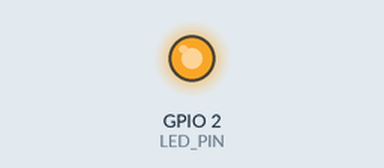
This program was run on a simulated ESP32. Parts: output pins drawn as LEDs (lit = HIGH). What the program prints to the serial monitor is not drawn.

Above: at 0.15 s.
At 8.88 s:
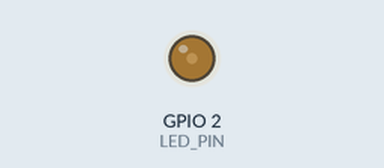
At 19.07 s:
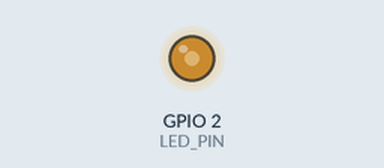
At 38.0 s:
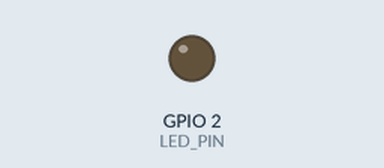
Timing chart, 0 to 40.0 s (numbered marks = the images above):
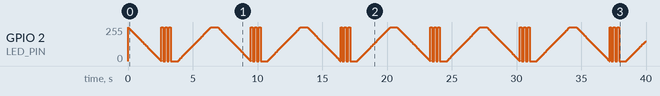

The program:

main.cpp
```cpp
#include <Arduino.h>

#define LED_PIN 2

void setup() {
  pinMode(LED_PIN, OUTPUT);
  ledcAttach(LED_PIN, 5000, 8);  // Auto-assigns channel, 5 kHz, 8-bit resolution (0-255)

  Serial.begin(115200);
  Serial.println("ESP32 PWM Fade (Arduino 3.x) started!");
}

void loop() {
  // Fade from OFF → full ON (active-low LED: duty 255 = off, 0 = full on)
  for (int duty = 255; duty >= 0; --duty) {
    ledcWrite(LED_PIN, duty);
    delay(10);
  }

  // ----- 3 quick blinks -----
  for (int i = 0; i < 3; i++) {
    ledcWrite(LED_PIN, 255);   // LED OFF (duty 255 = off)
    delay(150);
    ledcWrite(LED_PIN, 0);     // LED full ON (duty 0 = on)
    delay(150);
  }

  // Small pause after the blinks so they are clearly separated from the fade
  delay(400);

  // Fade from full ON → OFF
  for (int duty = 0; duty <= 255; ++duty) {
    ledcWrite(LED_PIN, duty);
    delay(10);
  }

  // Optional: small delay at the end before the next cycle starts
  delay(500);
}
```
